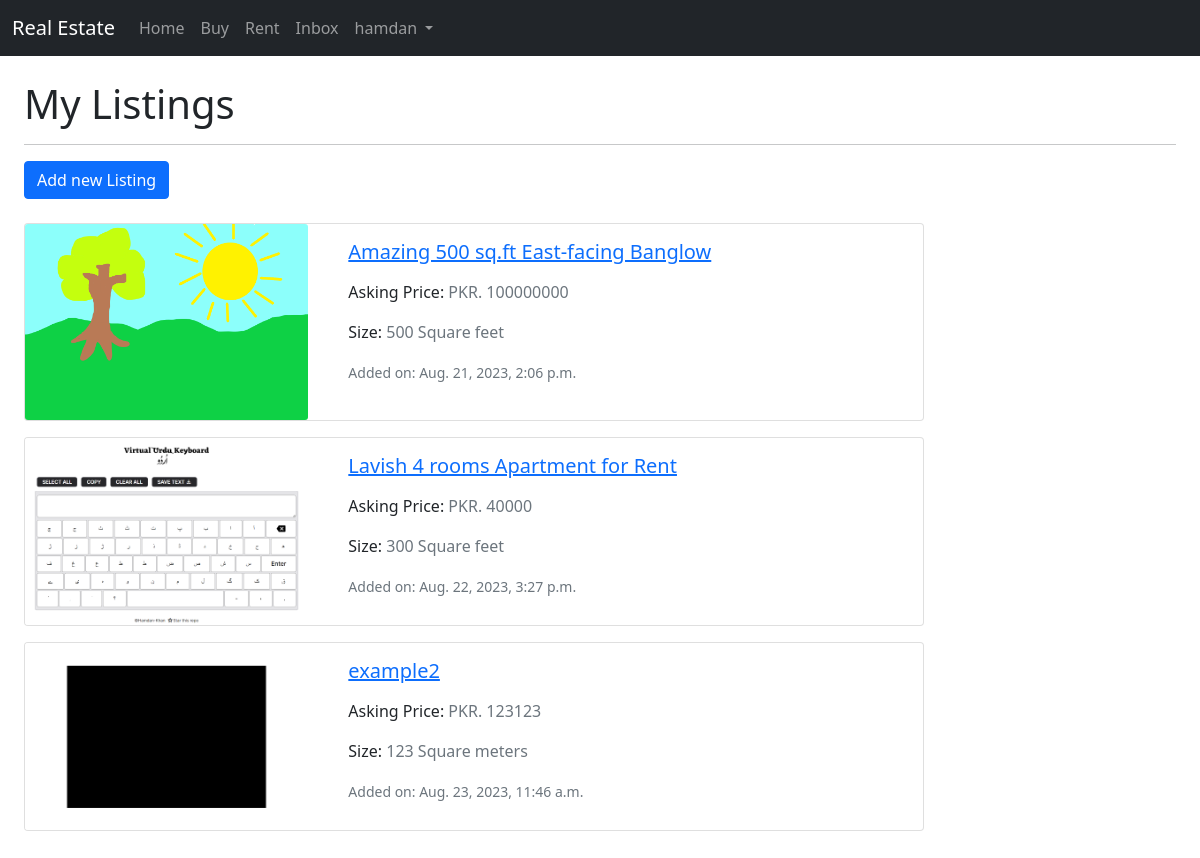
Page /user/my_listings/ (signed in) on the committed database.
### users/models.py (models this page shows)
class CustomUser(AbstractUser):
    Gender_choices = [
        ('M', 'Male'),
        ('F', 'Female'),
    ]
    gender = models.CharField(
        max_length=1, choices=Gender_choices, null=True, blank=True)

### market/models.py (models this page shows, shortened)
class Property(models.Model):
    UNIT_CHOICES = [
        ("Square feet", "sq.ft"),
        ("Square meters", "sq.m"),
        ("Marla", "marla"),
        ("Kanal", "kanal"),
    ]
    SALE_CHOICES = [
        ("Sell", "Sell"),
        ("Rent", "Rent"),
    ]
    PROVINCE_CHOICES = [
        ("Sindh", "S"),
        ("Punjab", "P"),
        ("Balochistan", "B"),
        ("KPK", "K"),
    ]
    title = models.CharField(max_length=300, blank=True, null=True)
    owner = models.ForeignKey(
        settings.AUTH_USER_MODEL, on_delete=models.CASCADE, blank=True, null=True)
    type = models.ForeignKey(
        PropertyType, on_delete=models.CASCADE, related_name="property", blank=True, null=True)
    sale_type = models.CharField(
        max_length=10, choices=SALE_CHOICES, blank=True, null=True)
    address = models.CharField(max_length=500, blank=True, null=True)
    price = models.IntegerField(blank=True, null=True)
    size = models.IntegerField(blank=True, null=True)
    size_unit = models.CharField(
        choices=UNIT_CHOICES, blank=True, null=True, max_length=100)
    description = models.TextField(blank=True, null=True)
    province = models.CharField(
        choices=PROVINCE_CHOICES, max_length=40, null=True, blank=True)
    city = models.ForeignKey(
        City, on_delete=models.CASCADE, related_name="property_city", null=True, blank=True)
    area = models.ForeignKey(
        Area, on_delete=models.CASCADE, related_name="area", null=True, blank=True)
    property_pic = models.ImageField(
        upload_to=property_pic_path, blank=True, null=True)
    added_at = models.DateTimeField(
        default=timezone.now, blank=True, null=True)

### users/views.py (the view)
# urls.py: path("my_listings/", views.MyListingsView, name="my_listings"),
@login_required
def MyListingsView(request):
    listings = Property.objects.filter(owner=request.user)
    return render(request, "users/my_listings.html", {'listings': listings})

### users/templates/users/my_listings.html (shortened to what this page needs)
{% extends 'market/base.html' %}
{% block content %}
<main>
    <h1>My Listings</h1>
    <hr >
    <section>
        <a class="btn btn-primary" href="{% url 'users:add_listing' %}">Add new Listing</a>
        <div class="my-4">
            {% for listing in listings  %}
                <div class="card mb-3" style="max-width: 900px;">
                    <div class="row no-gutters">
                        <div class="col-md-4">
                            <img src="{% if listing.property_pic %}{{ listing.property_pic.url }}{% else %}https://static.vecteezy.com/system/resources/previews/014/554/760/original/man-profile-negative-photo-anonymous-silhouette-human-head-businessman-worker-support-illustration-vector.jpg{% endif %}"  class="card-img img-fluid" style="object-fit: cover; height: 100%; max-height: 200px;" alt="">
                        </div>
                        <div class="col-md-8">
                            <div class="card-body">
                              <h5 class="card-title">
                                <a href="{% url 'market:listing_data' listing.id %}">{{ listing.title }}</a>
                              </h5>
                              <p class="card-text">Asking Price: <span class="text-muted">PKR. {{ listing.price }}</span></p>
                              <p class="card-text">Size: <span class="text-muted">{{ listing.size }} {{ listing.size_unit }}</span></p>
                              <div ><small class="text-muted">Added on: {{ listing.added_at }}</small></div>
                            </div>
                        </div>
                    </div>
                </div>
            {% endfor %}
        </div>
    </section>
</main>
{% endblock %}

### market/templates/market/header.html (shortened to what this page needs)
<nav class="navbar navbar-expand-lg bg-dark navbar-dark bg-body-tertiary">
    <div class="container-fluid">
      <a class="navbar-brand" href="{% url 'market:listing' %}">Real Estate</a>
      <div class="collapse navbar-collapse" id="navbarNavDropdown">
        <ul class="navbar-nav">
          <li class="nav-item">
            <a class="nav-link" aria-current="page" href="{% url 'market:listing' %}">Home</a>
          </li>
          <li class="nav-item">
            <a class="nav-link" href="{% url 'market:buy' %}">Buy</a>
          </li>
          <li class="nav-item">
            <a class="nav-link" href="{% url 'market:rent' %}">Rent</a>
          </li>
          {% if user.is_authenticated %}
            <li class="nav-item">
              <a class="nav-link" href="{% url 'social:inbox' %}">Inbox</a>
            </li>
            <li class="nav-item dropdown">
              <a class="nav-link dropdown-toggle" href="#" role="button" data-bs-toggle="dropdown" aria-expanded="false">
                {{ user }}
              </a>
            </li>
          {% else %}
            <li class="nav-item">
              <a class="nav-link" href="{% url 'users:login' %}">Login</a>
            </li>
          {% endif %}
        </ul>
      </div>
    </div>
  </nav>

### rows in the picture
CustomUser: username "hamdan"
Property: property_pic (picture), title "Amazing 500 sq.ft East-facing Banglow", price "100000000", size "500", size_unit "Square feet", added_at "Aug. 21, 2023, 2:06 p.m."
Property: property_pic (picture), title "Lavish 4 rooms Apartment for Rent", price "40000", size "300", size_unit "Square feet", added_at "Aug. 22, 2023, 3:27 p.m."
Property: property_pic (picture), title "example2", price "123123", size "123", size_unit "Square meters", added_at "Aug. 23, 2023, 11:46 a.m."
